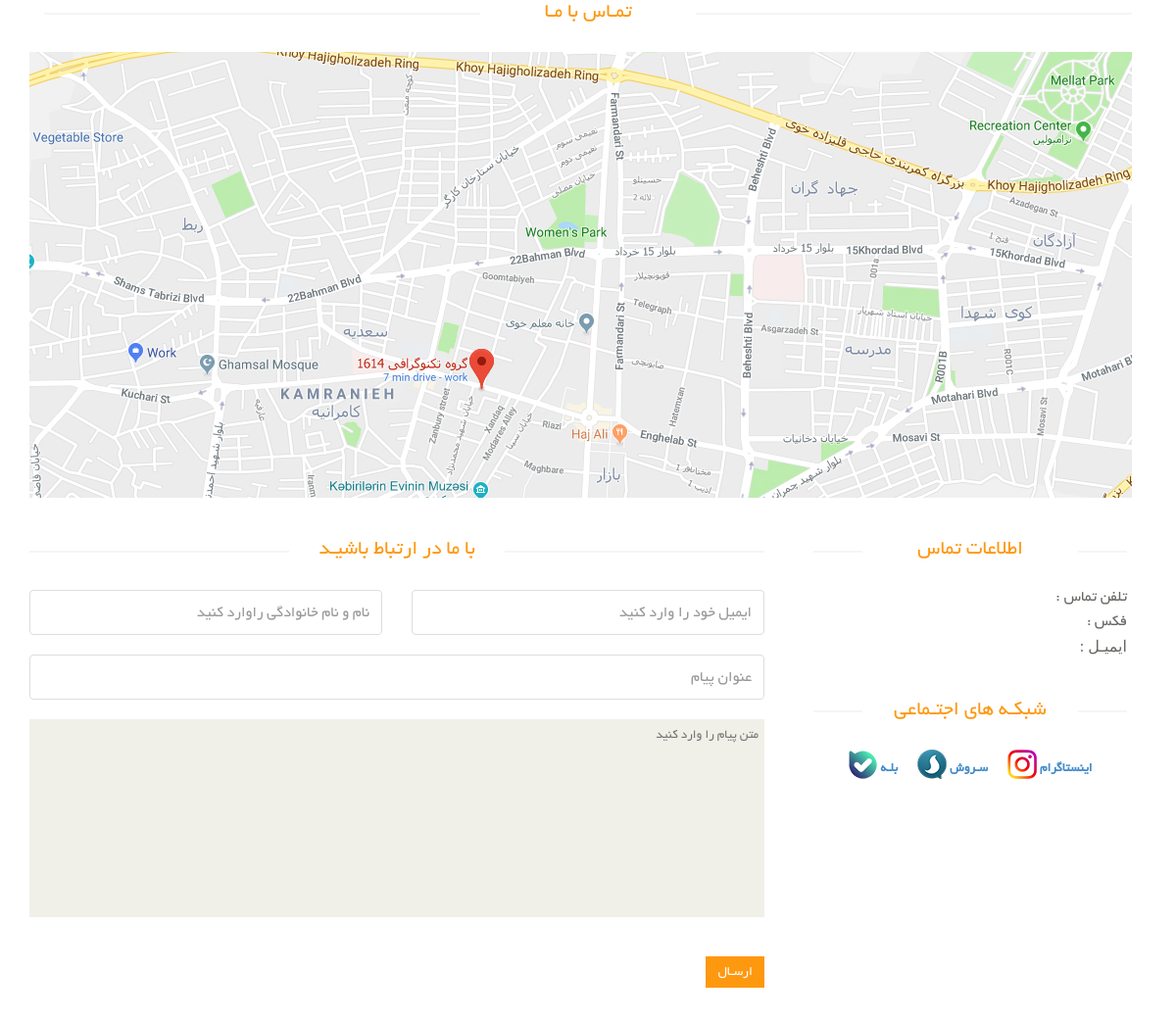
The app's page /contact/, older data.
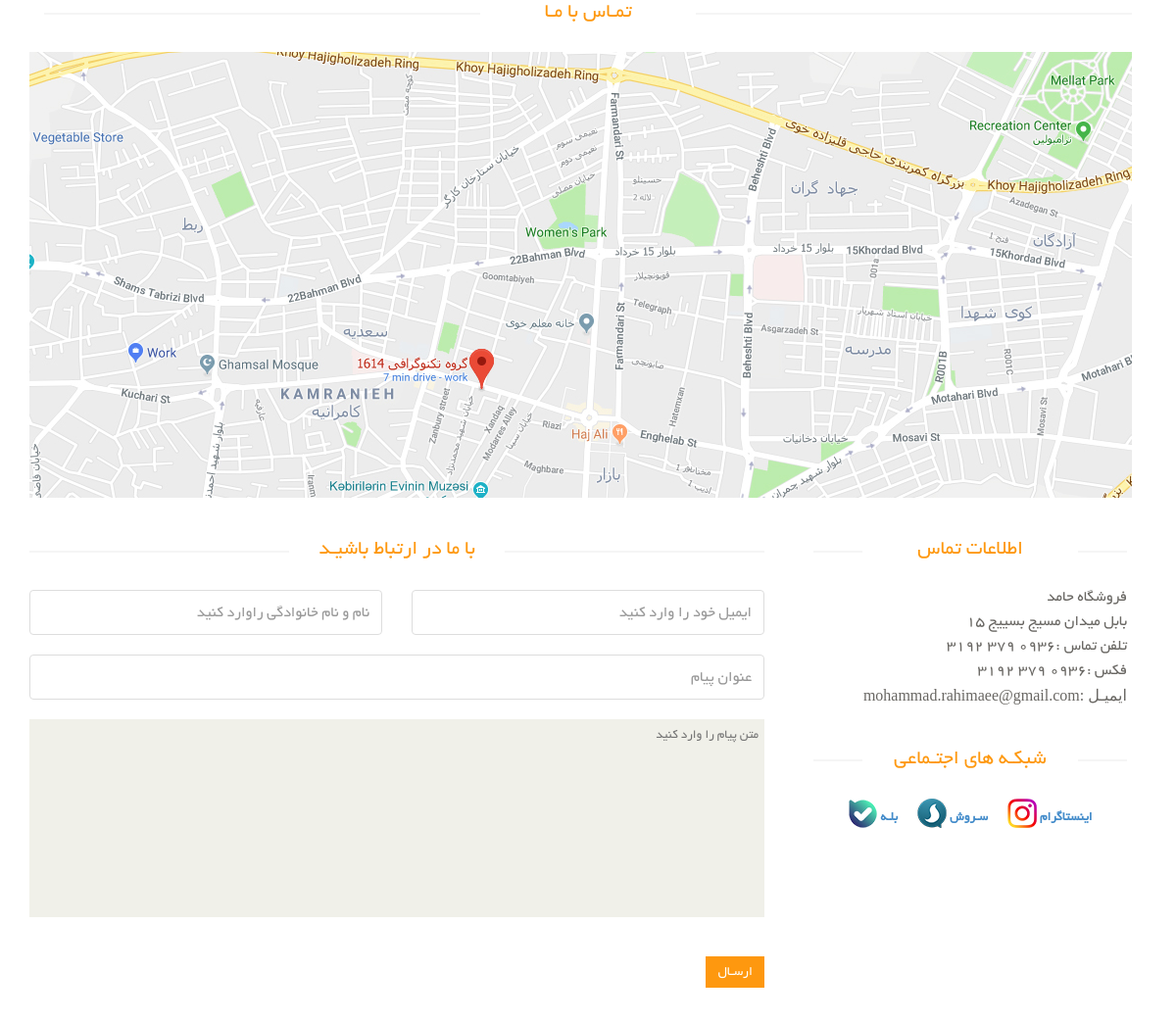
The same page, newer data.
### eshop_settings/models.py (models this page shows, shortened)
class SiteSettings(models.Model):
    SiteName = models.CharField(max_length=150, verbose_name='عنوان سایت')
    address = models.CharField(max_length=400, verbose_name='ادرس')
    phone = models.CharField(max_length=50, verbose_name='تلفن')
    mobile = models.CharField(max_length=50, verbose_name='تلفن همراه')
    email = models.EmailField(max_length=50, verbose_name='ایمیل')
    about = models.TextField(verbose_name='درباره ما', default='درباره ما')
    logo = models.ImageField(upload_to=upload_image_path, blank=True, default='')
    CopyRight = models.CharField(max_length=150, verbose_name='کپی رایت سایت')
    class Meta:
        verbose_name = 'تنضیمات سایت'
        verbose_name_plural = 'مدیریت تنظیمات'

### eshop_contact/views.py (the view, shortened to what this page needs)
# urls.py: path('', contact_page, name='page'),
def contact_page(request):
    site_settings = SiteSettings.objects.first()
    contact_form = ContactForm(request.POST or None)
    context = {
        'contact_form': contact_form,
        'site_settings': site_settings,
    }
    return render(request, 'contact/contact_us_page.html', context)

### eshop_contact/forms.py
class ContactForm(forms.Form):
    full_name = forms.CharField(
        widget=forms.TextInput(attrs={'placeholder': 'نام و نام خانوادگی راوارد کنید', 'class': 'form-control'}),
        label='نام و نام خانوادگی'
    )
    email = forms.CharField(
        widget=forms.EmailInput(attrs={'placeholder': 'ایمیل خود را وارد کنید', 'class': 'form-control'}),
        label='ایمیل',
    )
    subject = forms.CharField(
        widget=forms.TextInput(attrs={'placeholder': 'عنوان پیام', 'class': 'form-control'}),
        label='عنوان پیام'
    )
    message = forms.CharField(
        widget=forms.Textarea(attrs={'placeholder': 'متن پیام را وارد کنید'}),
        label='متن پیام'
    )

### eshop_contact/templates/contact/contact_us_page.html (shortened to what this page needs)
{% extends 'shared/_MainLayout.html' %}
{% load static %}
{% block content %}
    <div id="contact-page" class="container">
        <div class="bg">
            <div class="row">
                <div class="container">
                    <div class="col-sm-12" style="overflow: hidden; margin-bottom: 40px">
                        <h2 class="title text-center">تمـاس با مـا</h2>
                        <div id="gmap" class="contact-map">
                            <img src="{% static 'images/home/Map.jpg' %}" alt="Map"/>
                        </div>
                    </div>
                </div>
            </div>
            <div class="row">
                <div class="col-sm-8">
                    <div class="contact-form">
                        <h2 class="title text-center">با ما در ارتباط باشیـد</h2>
                        <form id="main-contact-form" class="contact-form row" name="contact-form" method="post">
                            <div class="form-group col-md-6">
                                {{ contact_form.full_name }}
                            </div>
                            <div class="form-group col-md-6">
                                {{ contact_form.email }}
                            </div>
                            <div class="form-group col-md-12">
                                {{ contact_form.subject }}
                            </div>
                            <div class="form-group col-md-12">
                                {{ contact_form.message }}
                            </div>
                            <div class="form-group col-md-12">
                                <input type="submit" name="submit" class="btn btn-primary pull-right" value="ارسـال">
                            </div>
                        </form>
                    </div>
                </div>
                <div class="col-sm-4">
                    <div class="contact-info">
                        <h2 class="title text-center">اطلاعات تماس</h2>
                        <address>
                            <p>{{ site_settings.SiteName }}</p>
                            <p>{{ site_settings.address }}</p>
                            <p>تلفن تماس :{{ site_settings.phone }}</p>
                            <p>فکس :{{ site_settings.mobile }}</p>
                            <p style="font-family: tahoma;">ایمیـل :{{ site_settings.email }}</p>
                        </address>
                        <div class="social-networks">
                            <h2 class="title text-center">شبکـه های اجتـماعی</h2>
                            <span class="socials-share share">
									<ul>
										<a href="#">
											<li>
												<label>بلـه</label>
												<img src="{% static 'images/product-details/Bale.png' %}"/>
											</li>
										</a>
										<a href="#">
											<li>
												<label>سـروش</label>
												<img src="{% static 'images/product-details/Soroush.png' %}"/>
											</li>
										</a>
										<a href="#">
											<li>
												<label>اینستاگرام</label>
												<img src="{% static 'images/product-details/Instagram.png' %}"/>
											</li>
										</a>
									</ul>
								</span>
                        </div>
                    </div>
                </div>
            </div>
        </div>
    </div>
{% endblock %}

Row changes from the older to the newer data that the page shows:
added SiteSettings: SiteName "فروشگاه حامد", address "بابل میدان مسیج بسییج 15", phone "0936 379 3192", mobile "0936 379 3192", email "mohammad.rahimaee@gmail.com"
